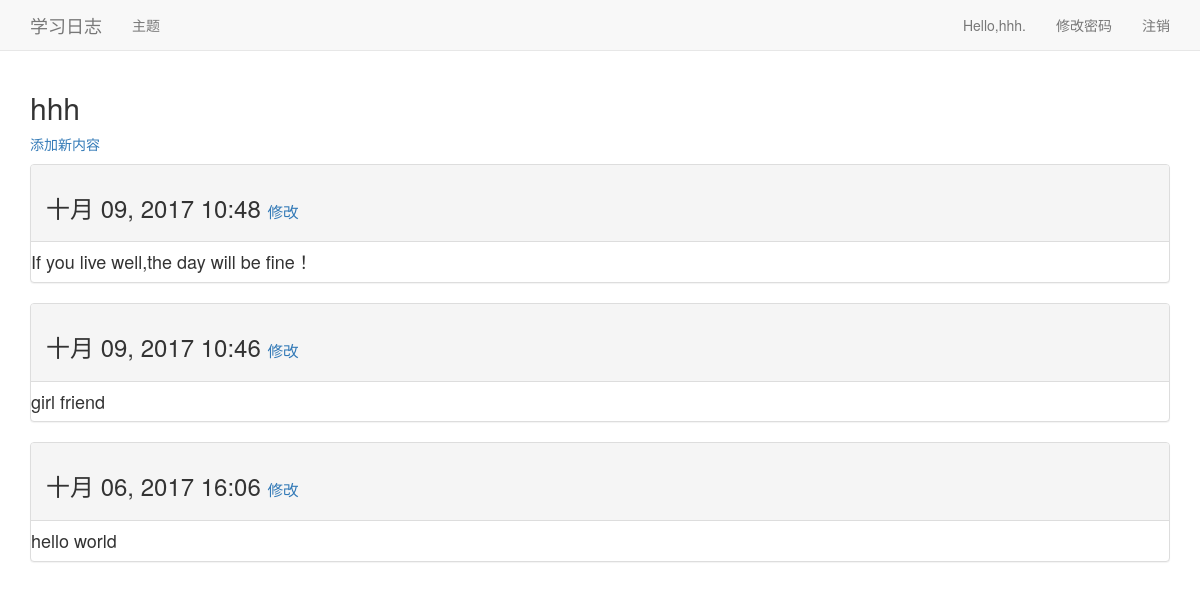
The page /topics/1/ (signed in) on the database its author committed.
### learning_logs/models.py (models this page shows, shortened)
class Topic(models.Model):
    text = models.CharField(max_length=200)
    date_added = models.DateTimeField(auto_now_add=True)
    owner = models.ForeignKey(User)
    def __str__(self):
        return self.text

class Entry(models.Model):
    topic = models.ForeignKey(Topic)
    text = models.TextField()
    date_added = models.DateTimeField(auto_now_add=True)
    class Meta:
        verbose_name_plural = 'entries'

### learning_logs/views.py (the view)
# urls.py: url(r'^topics/(?P<topic_id>\d+)/$',views.topic,name='topic'),
@login_required
def topic(request,topic_id):
    topic = Topic.objects.get(id=topic_id)
    if topic.owner != request.user:
        raise Http404
    entries = topic.entry_set.order_by('-date_added')
    context = {'topic':topic,'entries':entries}
    return render(request,'learning_logs/topic.html',context)

### learning_logs/templates/learning_logs/topic.html (shortened to what this page needs)
<!DOCTYPE html>
<html lang="en">
<head>
</head>
<body>
{% extends 'learning_logs/base.html' %}
{% block header %}
    <h2>{{ topic }}</h2>
{% endblock header %}
{% block content %}
    <p>
      <a href="{% url 'learning_logs:new_entry' topic.id %}">添加新内容</a>
    </p>
        {% for entry in entries %}
            <div class="panel panel-default">
              <div class="panel-heading">
                  <h3>
                      {{ entry.date_added|date:'M d, Y H:i' }}
                      <small>
                          <a href="{% url 'learning_logs:edit_entry' entry.id %}">修改</a>
                      </small>
                  </h3>
              </div>
            <div class="panel-bady">
                <h4>{{ entry.text|linebreaks }}</h4>
            </div>
            </div>
         {% empty %}
            这个主题没有相关的内容
        {% endfor %}
{% endblock content %}

### learning_logs/templates/learning_logs/base.html (shortened to what this page needs)
{% load bootstrap3 %}
<!DOCTYPE html>
<html lang="en">
<head>
    {% bootstrap_css %}
</head>
<body>
    <nav class="navbar navbar-default navbar-static-top">
        <div class="container">
            <div class="navbar-header">
                <a class="navbar-brand" href="{% url 'learning_logs:index' %}">学习日志</a>
            </div>
            <div id="navbar" class="navbar-collapse collapse">
                <ul class="nav navbar-nav">
                    <li><a href="{% url 'learning_logs:topics' %}">主题</a></li>
                </ul>
                <ul class="nav navbar-nav navbar-right">
                    {% if user.is_authenticated %}
                    <li><a>Hello,{{ user.username }}.</a></li>
                    <li><a href="{% url 'users:change' %}">修改密码</a></li>
                    <li><a href="{% url 'users:logout' %}">注销</a></li>
                    {% else %}
                    <li><a href="{% url 'users:register' %}">注册</a></li>
                    <li><a href="{% url 'users:login' %}">登录</a></li>
                    {% endif %}
                </ul>
            </div>
        </div>
    </nav>
    <div class="container">
        <div class="page=header">
            {% block header %} {% endblock header %}
        </div>
        <div>
            {% block content %} {% endblock content %}
        </div>
    </div>
</body>
</html>

### rows shown on the page
Topic: text "hhh"
Entry: date_added "十月 09, 2017 10:48", text "If you live well,the day will be fine！"
Entry: date_added "十月 09, 2017 10:46", text "girl friend"
Entry: date_added "十月 06, 2017 16:06", text "hello world"

### other values the page prints
{{ user.username }} "hhh"
